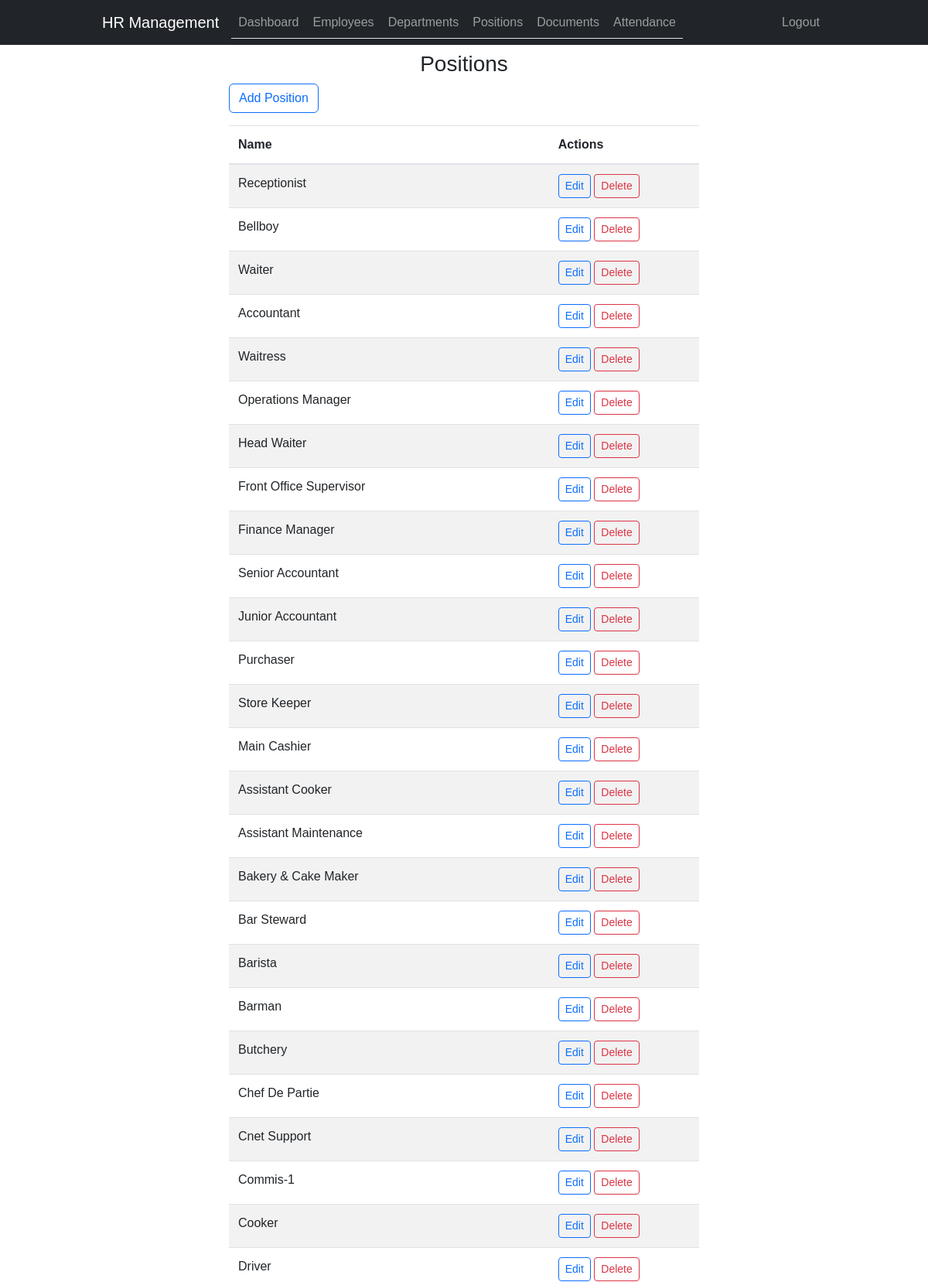
The app's page /positions/ (signed in, upper part) with its own data.
### employee_management/models.py (models this page shows, shortened)
class Position(models.Model):
    name = models.CharField(max_length=50, unique=True)

### employee_management/views.py (the view)
# urls.py: path('positions/', position_list, name='position_list'),
@login_required
def position_list(request):
    positions = Position.objects.all()
    return render(request, 'position_list.html', {'positions': positions})

### employee_management/templates/position_list.html (shortened to what this page needs)
{% extends 'base.html' %}
{% block content %}
<div class="container d-flex justify-content-center">
        <div class="col-8">
        <div class="text-center"><h3>Positions</h3></div>
        <a href="{% url 'hrms:position_create' %}" class="btn btn-outline-primary mb-3">Add Position</a>
        <table class="table table-striped">
            <thead>
                <tr>
                    <th>Name</th>
                    <th>Actions</th>
                </tr>
            </thead>
            <tbody>
                {% for position in positions %}
                <tr>
                    <td>{{ position.name }}</td>
                    <td>
                        <a href="{% url 'hrms:position_update' pk=position.pk %}" class="btn btn-outline-primary btn-sm">Edit</a>
                        <a href="{% url 'hrms:position_delete' pk=position.pk %}" class="btn btn-outline-danger btn-sm" onclick="return confirm('Are you sure you want to delete this position?')">Delete</a>
                    </td>
                </tr>
                {% endfor %}
            </tbody>
        </table>
        </div>
</div>
{% endblock %}

### employee_management/static/css/style.css (style rules this page uses)
body { font-family: Arial, sans-serif; }
.container { max-width: 960px; }
.table-striped > tbody > tr:nth-of-type(odd) { background-color: #f9f9f9; }
.table > thead > tr > th, .table > tbody > tr > th, .table > tfoot > tr > th, .table > thead > tr > td, .table > tbody > tr > td, .table > tfoot > tr > td { border-top: 1px solid #dee2e6; padding: 0.75rem; vertical-align: top; border-bottom: 1px solid #dee2e6; }
.table > thead > tr > th { vertical-align: bottom; border-bottom: 2px solid #dee2e6; }

### records on screen
Position: name "Receptionist"
Position: name "Bellboy"
Position: name "Waiter"
Position: name "Accountant"
Position: name "Waitress"
Position: name "Operations Manager"
Position: name "Head Waiter"
Position: name "Front Office Supervisor"
Position: name "Finance Manager"
Position: name "Senior Accountant"
Position: name "Junior Accountant"
Position: name "Purchaser"
Position: name "Store Keeper"
Position: name "Main Cashier"
Position: name "Assistant Cooker"
Position: name "Assistant Maintenance"
Position: name "Bakery & Cake Maker"
Position: name "Bar Steward"
Position: name "Barista"
Position: name "Barman"
Position: name "Butchery"
Position: name "Chef De Partie"
Position: name "Cnet Support"
Position: name "Commis-1"
Position: name "Cooker"
Position: name "Driver"
